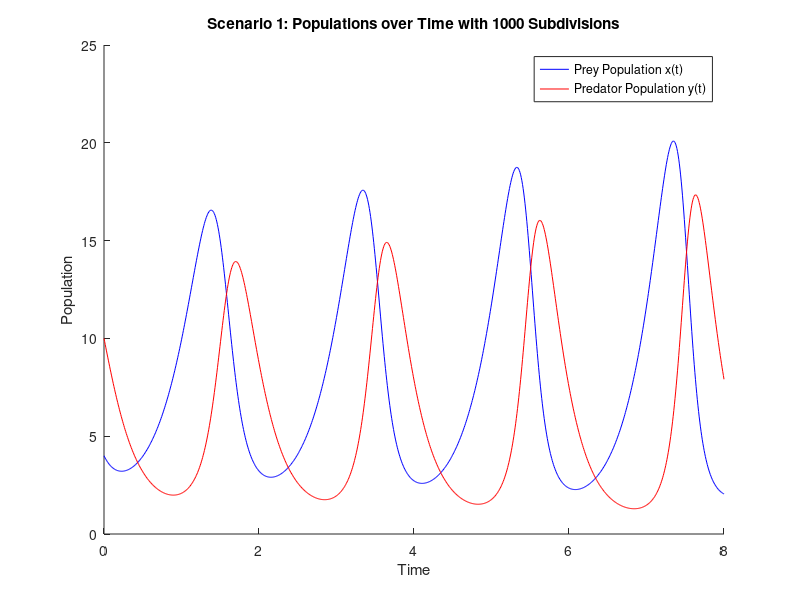
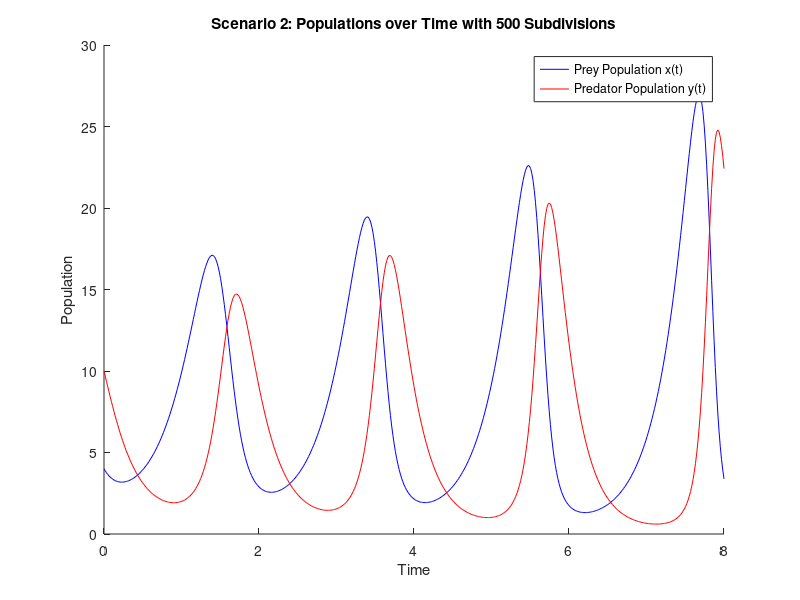

Write MATLAB code to recreate these figures, in order.
% Fixed parameters and initial conditions
x0 = 4;
y0 = 10;
a = 3;
b = 0.5;
c = 4;
d = 0.5;
T = 8;

% Array of subdivision numbers
subdivision_numbers = [1000, 500];

% Run simulations for each subdivision count
for i = 1:length(subdivision_numbers)
    N = subdivision_numbers(i);
    h = T / N;  % Step size based on subdivisions
    t = linspace(0, T, N+1);

    % Initialize populations
    x = zeros(1, N+1);
    y = zeros(1, N+1);
    x(1) = x0;
    y(1) = y0;

    % Euler method iteration
    for n = 1:N
        x(n+1) = x(n) + h * x(n) * (a - b * y(n));
        y(n+1) = y(n) + h * y(n) * (d * x(n) - c);
    end

    % Create a new figure for each subdivision scenario
    figure;
    hold on;
    plot(t, x, 'b', 'DisplayName', 'Prey Population x(t)');
    plot(t, y, 'r', 'DisplayName', 'Predator Population y(t)');
    xlabel('Time');
    ylabel('Population');
    legend;
    title(sprintf('Scenario %d: Populations over Time with %d Subdivisions', i, N));
end
